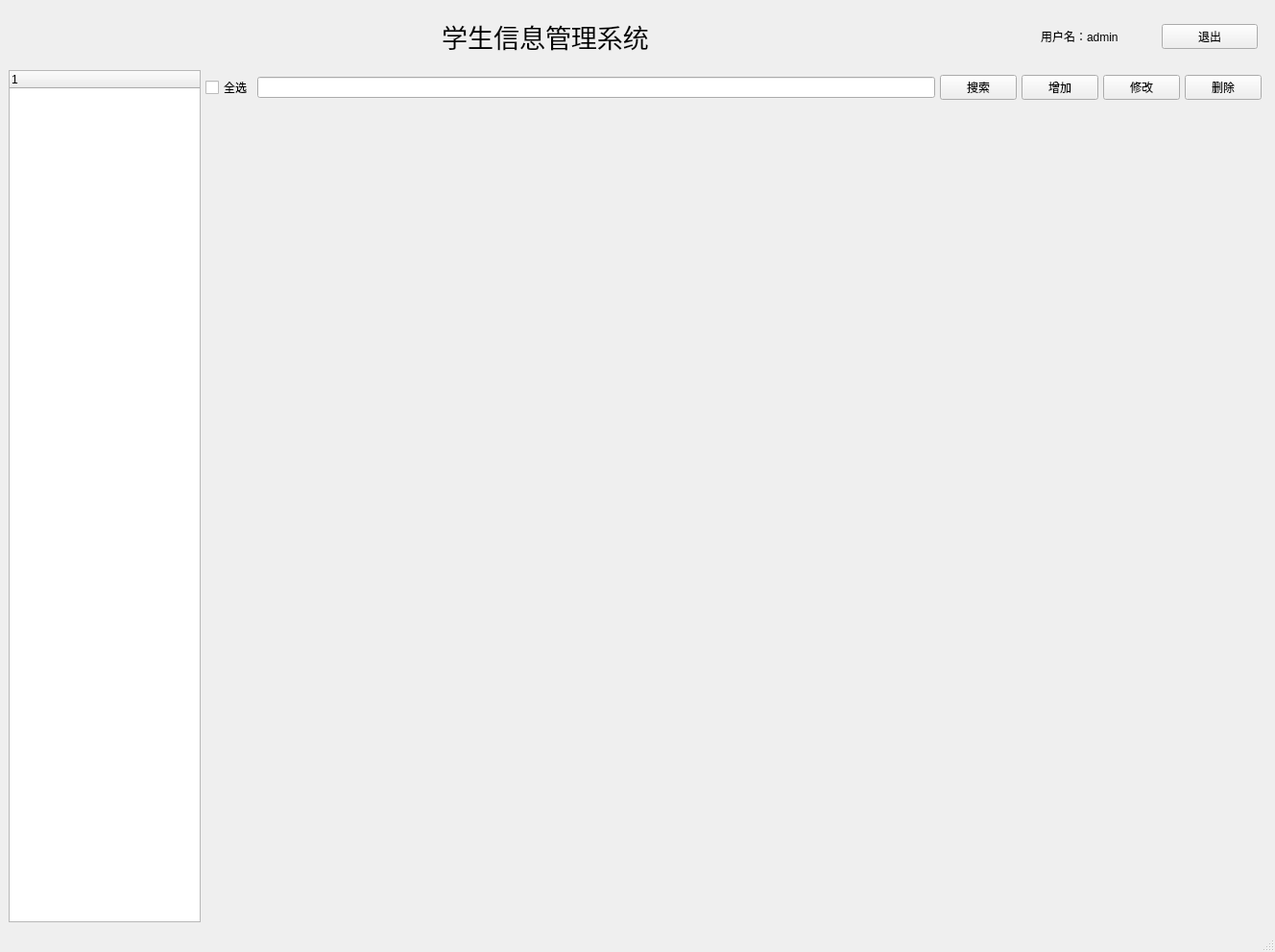
<?xml version="1.0" encoding="UTF-8"?>
<ui version="4.0">
 <class>MainWindow</class>
 <widget class="QMainWindow" name="MainWindow">
  <property name="geometry">
   <rect>
    <x>0</x>
    <y>0</y>
    <width>1328</width>
    <height>992</height>
   </rect>
  </property>
  <property name="windowTitle">
   <string>MainWindow</string>
  </property>
  <property name="windowIcon">
   <iconset resource="Res.qrc">
    <normaloff>:/images/StudentManage.svg</normaloff>:/images/StudentManage.svg</iconset>
  </property>
  <widget class="QWidget" name="centralwidget">
   <layout class="QVBoxLayout" name="verticalLayout_3">
    <item>
     <widget class="QWidget" name="widget" native="true">
      <layout class="QHBoxLayout" name="horizontalLayout">
       <item>
        <spacer name="horizontalSpacer">
         <property name="orientation">
          <enum>Qt::Horizontal</enum>
         </property>
         <property name="sizeType">
          <enum>QSizePolicy::Minimum</enum>
         </property>
         <property name="sizeHint" stdset="0">
          <size>
           <width>40</width>
           <height>20</height>
          </size>
         </property>
        </spacer>
       </item>
       <item>
        <widget class="QLabel" name="label">
         <property name="minimumSize">
          <size>
           <width>0</width>
           <height>0</height>
          </size>
         </property>
         <property name="maximumSize">
          <size>
           <width>16777215</width>
           <height>80</height>
          </size>
         </property>
         <property name="font">
          <font>
           <pointsize>20</pointsize>
          </font>
         </property>
         <property name="text">
          <string>学生信息管理系统</string>
         </property>
         <property name="alignment">
          <set>Qt::AlignCenter</set>
         </property>
        </widget>
       </item>
       <item>
        <widget class="QLabel" name="labelUserName">
         <property name="maximumSize">
          <size>
           <width>120</width>
           <height>40</height>
          </size>
         </property>
         <property name="text">
          <string>用户名：admin</string>
         </property>
        </widget>
       </item>
       <item>
        <widget class="QPushButton" name="btnExit">
         <property name="maximumSize">
          <size>
           <width>100</width>
           <height>16777215</height>
          </size>
         </property>
         <property name="text">
          <string>退出</string>
         </property>
        </widget>
       </item>
      </layout>
     </widget>
    </item>
    <item>
     <widget class="QWidget" name="widget_2" native="true">
      <layout class="QHBoxLayout" name="horizontalLayout_3">
       <property name="spacing">
        <number>0</number>
       </property>
       <property name="leftMargin">
        <number>0</number>
       </property>
       <property name="topMargin">
        <number>0</number>
       </property>
       <property name="rightMargin">
        <number>0</number>
       </property>
       <property name="bottomMargin">
        <number>0</number>
       </property>
       <item>
        <widget class="QTreeWidget" name="treeWidget">
         <property name="maximumSize">
          <size>
           <width>200</width>
           <height>16777215</height>
          </size>
         </property>
         <column>
          <property name="text">
           <string notr="true">1</string>
          </property>
         </column>
        </widget>
       </item>
       <item>
        <widget class="QWidget" name="widget_4" native="true">
         <layout class="QVBoxLayout" name="verticalLayout">
          <property name="spacing">
           <number>0</number>
          </property>
          <property name="leftMargin">
           <number>0</number>
          </property>
          <property name="topMargin">
           <number>0</number>
          </property>
          <property name="rightMargin">
           <number>0</number>
          </property>
          <property name="bottomMargin">
           <number>0</number>
          </property>
          <item>
           <widget class="QWidget" name="widget_3" native="true">
            <layout class="QHBoxLayout" name="horizontalLayout_2">
             <property name="spacing">
              <number>5</number>
             </property>
             <property name="leftMargin">
              <number>5</number>
             </property>
             <property name="topMargin">
              <number>5</number>
             </property>
             <property name="rightMargin">
              <number>5</number>
             </property>
             <property name="bottomMargin">
              <number>5</number>
             </property>
             <item>
              <widget class="QCheckBox" name="checkBox">
               <property name="text">
                <string>全选</string>
               </property>
              </widget>
             </item>
             <item>
              <widget class="QLineEdit" name="lineEdit"/>
             </item>
             <item>
              <widget class="QPushButton" name="btnStuSearch">
               <property name="text">
                <string>搜索</string>
               </property>
              </widget>
             </item>
             <item>
              <widget class="QPushButton" name="btnStuAdd">
               <property name="text">
                <string>增加</string>
               </property>
              </widget>
             </item>
             <item>
              <widget class="QPushButton" name="btnStuUpdate">
               <property name="text">
                <string>修改</string>
               </property>
              </widget>
             </item>
             <item>
              <widget class="QPushButton" name="btnStuDel">
               <property name="text">
                <string>删除</string>
               </property>
              </widget>
             </item>
            </layout>
           </widget>
          </item>
          <item>
           <widget class="QStackedWidget" name="stackedWidget">
            <property name="currentIndex">
             <number>0</number>
            </property>
            <widget class="QWidget" name="page_2">
             <layout class="QVBoxLayout" name="verticalLayout_2"/>
            </widget>
           </widget>
          </item>
         </layout>
        </widget>
       </item>
      </layout>
     </widget>
    </item>
   </layout>
  </widget>
  <widget class="QMenuBar" name="menubar">
   <property name="geometry">
    <rect>
     <x>0</x>
     <y>0</y>
     <width>1328</width>
     <height>26</height>
    </rect>
   </property>
  </widget>
  <widget class="QStatusBar" name="statusbar"/>
 </widget>
 <resources>
  <include location="Res.qrc"/>
 </resources>
 <connections/>
</ui>
